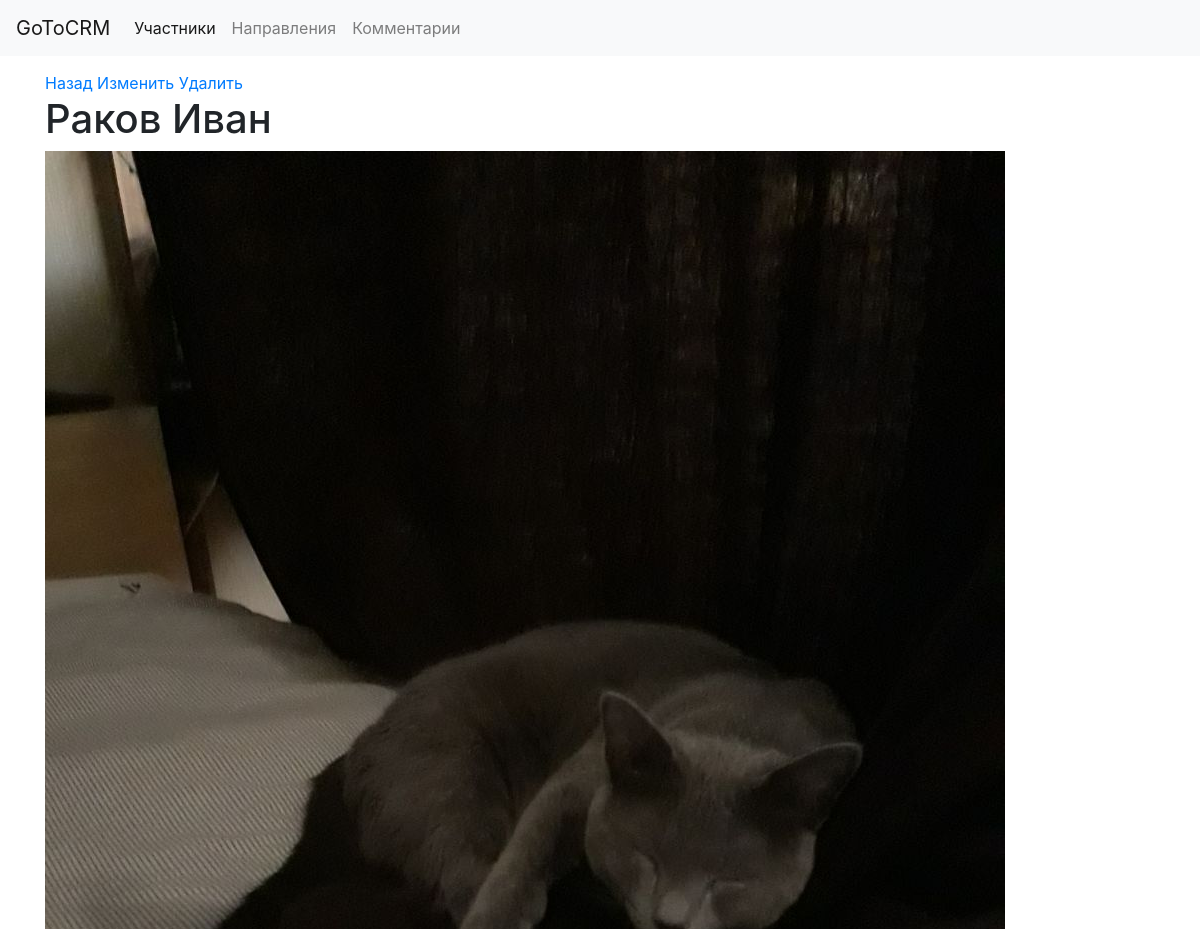
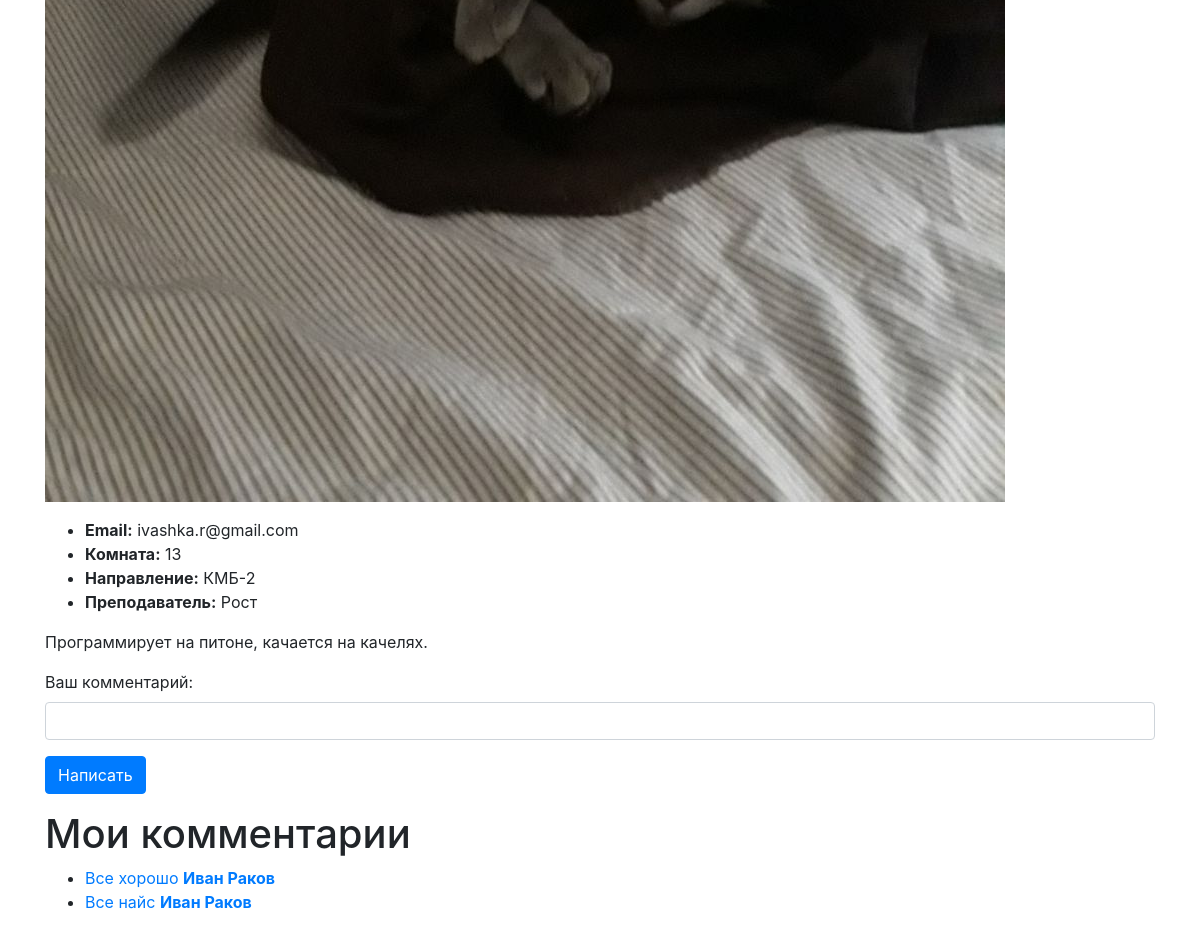
/student?id=1 (signed in), run on the app's committed database (2 pictures, top to bottom).
### crm/models.py (models this page shows, shortened)
class Student(models.Model):
    name = models.CharField(max_length=30, null=True)
    surname = models.CharField(max_length=30, null=True)
    room = models.IntegerField(null=True)
    email = models.EmailField(null=True)
    description = models.TextField(default="")
    photo = models.FileField(upload_to=get_file_path, null=True)
    course = models.ForeignKey(Course, on_delete=models.SET_NULL, null=True)\
    def __str__(self):
        return self.name + " " + self.surname

class Course(models.Model):
    name = models.CharField(max_length=255)
    teacher = models.CharField(max_length=100)

class Comments(models.Model):
    text = models.TextField(default="")
    student = models.ForeignKey(Student, on_delete=models.SET_NULL, null=True)

### crm/views.py (the view, shortened to what this page needs)
# urls.py: path('student', details),
def details(request):
    if not request.user.is_authenticated:
        return redirect('/login')
    if request.method == 'GET':
        id = request.GET.get('id')
        student = Student.objects.get(pk=id)
        comments = Comments.objects.filter(student=student)
        return render(request, 'details.html', {'student': student, 'comments': comments})

### crm/templates/details.html (shortened to what this page needs)
{% extends 'base.html' %}
{% block content %}
<a href="/">Назад</a>
<a href="/edit?id={{ student.id }}">Изменить</a>
<a href="/delete?id={{ student.id }}" onclick="return confirm('Точно удалить?')">Удалить</a>
<h1>{{ student.surname }} {{ student.name }}</h1>
{% if student.photo.url != '' %}
<div class="form-group">
    <img src="{{ student.photo.url }}" />
</div>
{% endif %}
<ul>
    <li><strong>Email:</strong> {{ student.email }}</li>
    <li><strong>Комната:</strong> {{ student.room }}</li>
    <li><strong>Направление:</strong> {{ student.course.name }}</li>
    <li><strong>Преподаватель:</strong> {{ student.course.teacher }}</li>
</ul>
<p>
    {{ student.description }}
</p>
<form action="/student?id={{student.id}}" method="post">
    <div class="form-group">
        <label>Ваш комментарий:</label> <input class="form-control" type="text" name="text"/>
    </div>
    <div class="form-group">
        <input class="btn btn-primary" type="submit" value="Написать">
    </div>
</form>
<h1>Мои комментарии</h1>
<ul>
    {% if comments != ''%}
    {% for comment in comments %}
        <li><a href="/comment?id={{ comment.id }}">
            {{ comment.text }} <strong>{{ comment.student }}</strong></a>
        </li>
    {% endfor %}
    {% endif %}
</ul>
{% endblock %}

### crm/templates/base.html (shortened to what this page needs)
<!DOCTYPE html>
<html lang="en">
<head>
    <link rel="stylesheet" href="https://stackpath.bootstrapcdn.com/bootstrap/4.3.1/css/bootstrap.min.css"
>
</head>
<body>
<nav class="navbar navbar-expand-lg navbar-light bg-light">
    <a class="navbar-brand" href="#">GoToCRM</a>
    <div class="collapse navbar-collapse" id="navbarNav">
        <ul class="navbar-nav">
            <li class="nav-item active">
                <a class="nav-link" href="/">Участники</a>
            </li>
            <li class="nav-item">
                <a class="nav-link" href="/courses">Направления</a>
            </li>
            <li class="nav-item">
                <a class="nav-link" href="/comments">Комментарии</a>
            </li>
        </ul>
    </div>
</nav>
<div class="container" style="margin-top: 15px;">
    {% block content %}
    {% endblock %}
</div>
</body>
</html>

### data on the page
Student: surname "Раков", name "Иван", photo (picture), email "ivashka.r@gmail.com", room "13", course.name "КМБ-2", course.teacher "Рост", description "Программирует на питоне, качается на качелях."
Comments: text "Все хорошо", student "Иван Раков"
Comments: text "Все найс", student "Иван Раков"
